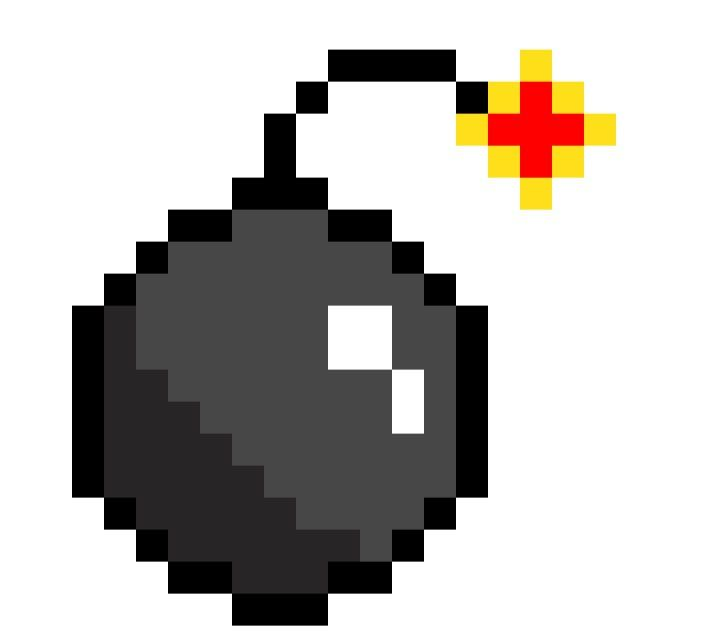
#> input picture imagen_020626212616.png, 720 x 640 px; its folder holds only this picture in this run
$ python -i preprocesamiento.py   (imports and definitions only)
#> lines starting #> are read from the running program, lines starting #| are printed output that depends on the picture; after the words box and inside, x2 and y2 are one past the last pixel; in counts of white or black regions, pixels touching at a corner belong together
### clasificador.py
import cv2
import numpy as np
from skimage.feature import hog
from sklearn.svm import SVC
from sklearn.model_selection import StratifiedKFold, cross_val_score
from sklearn.metrics import classification_report
from sklearn.preprocessing import StandardScaler
from sklearn.pipeline import Pipeline
import joblib
import os

# categorias que el modelo puede reconocer, cada una debe tener su carpeta en el dataset
CATEGORIAS = ['personaje', 'item', 'background', 'enemigo']
# tamaño fijo al que se escalan todas las imagenes antes de procesarlas
TAMAÑO = (64, 64)


# [118 lines left out: functions resize_pixel_art, extraer_features, cargar_dataset, entrenar_modelo, not called in this run]


def predecir(ruta_o_array):
    # cargar el modelo ya entrenado
    modelo = joblib.load('models/clasificador.pkl')

    if isinstance(ruta_o_array, str):
        img = cv2.imread(ruta_o_array)
    else:
        # si llega una imagen en gris (de procesar_imagen), convertir a BGR
        # porque extraer_features espera una imagen a color para el histograma HSV
        if len(ruta_o_array.shape) == 2:
            img = cv2.cvtColor(ruta_o_array, cv2.COLOR_GRAY2BGR)
        else:
            img = ruta_o_array

    descriptor = extraer_features(img)
    resultado = modelo.predict([descriptor])[0]
    probas = modelo.predict_proba([descriptor])[0]
    confianza = probas.max() * 100

    # imprimir todas las probabilidades para ver si el modelo dudo entre categorias
    clases = modelo.classes_
    for clase, prob in sorted(zip(clases, probas), key=lambda x: -x[1]):
        print(f"  {clase}: {prob*100:.1f}%")

    return resultado, confianza

# se ejecuta para entrenar por primera vez
# [2 lines that do not run on import are left out]

### preprocesamiento.py
import cv2
import numpy as np
import clasificador
from PIL import Image, ImageTk
import vectorizar

# el metodo se encarga de obtener un archivo para su procesamiento
def procesar_imagen(nombre_archivo):
    # se lee la imagen con opencv
#> called with nombre_archivo = 'imagen_020626212616.png'
    img = cv2.imread(nombre_archivo)
#> img is the input picture: shape (640, 720, 3); mean B, G, R 182.1, 185.5, 188.9
    #convierte la imagen a escala de grises
    imagen_gris = cv2.cvtColor(img, cv2.COLOR_BGR2GRAY)
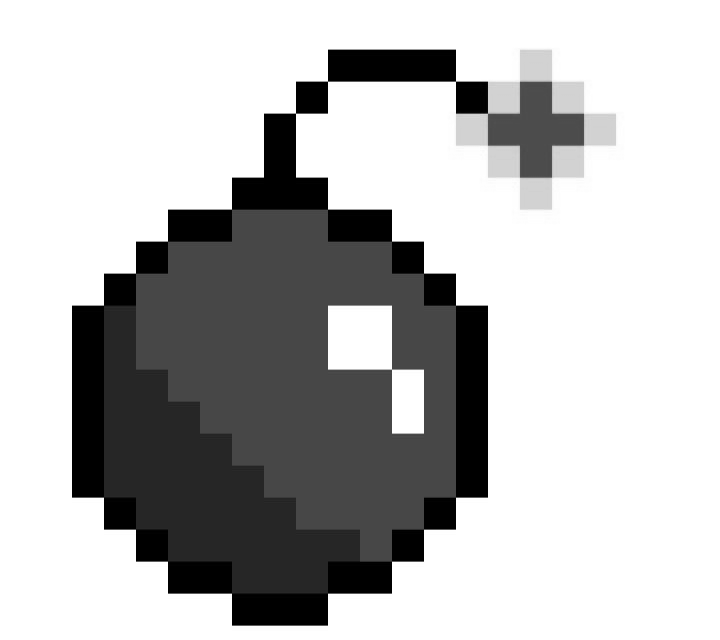
#> imagen_gris: shape (640, 720); min 0, max 255, mean 186.1
    #se le aplica un filtro gausiano para reducir el ruido
    gausiano = cv2.GaussianBlur(imagen_gris, (5, 5), 0)
    #se binariza la imagen para separar el objeto del fondo
    ret, img_binaria = cv2.threshold(gausiano, 117, 255, cv2.THRESH_BINARY)
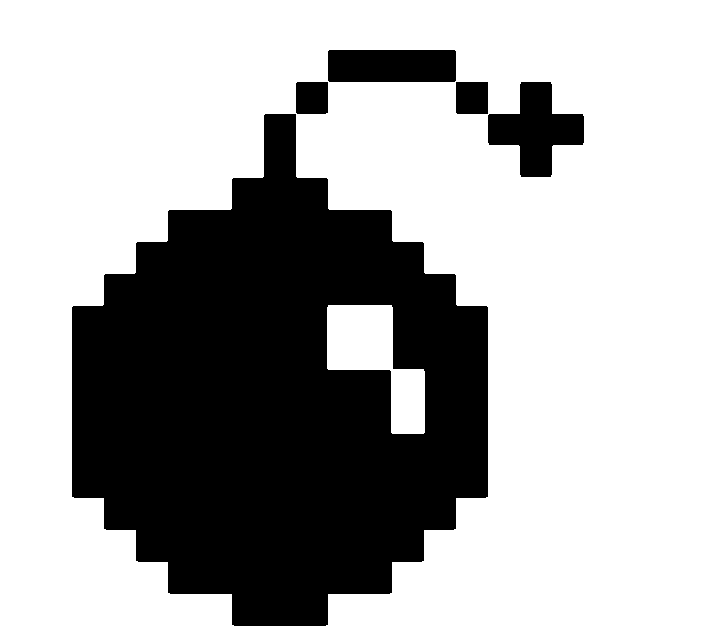
#> img_binaria: shape (640, 720); 67.9% white; 5 black regions, box (x1, y1, x2, y2) and area: (72, 114, 488, 626) 136849, (488, 82, 584, 177) 5011, (328, 50, 456, 82) 4092, (456, 82, 488, 114) 1023, (296, 82, 328, 114) 1020
    #se detectan los bordes con el algoritmo Canny
    bordes = cv2.Canny(img_binaria, 100, 200)
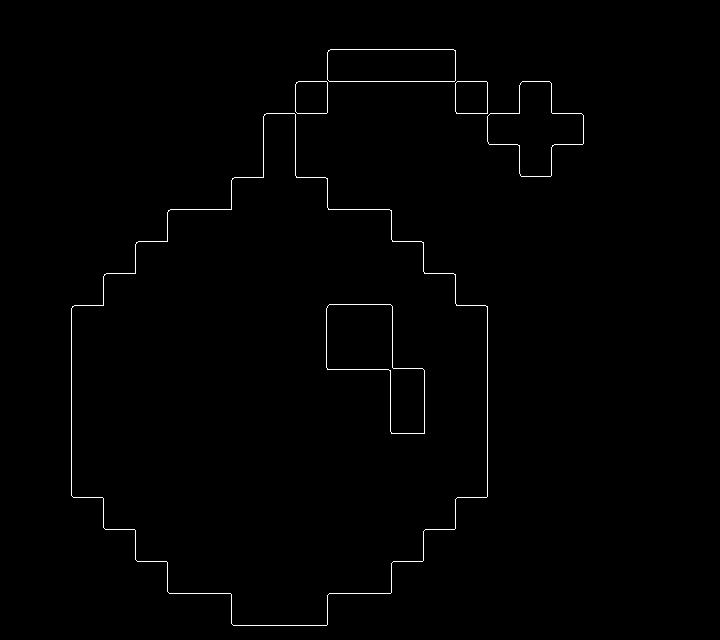
#> bordes: shape (640, 720); 0.69% white in thin lines or dots, all inside (x1, y1, x2, y2) = (71, 49, 584, 626)

    # se clasifica con el gris. LLama al clasificador entrenado
    categoria, confianza = clasificador.predecir(imagen_gris)
    print(f"Es un: {categoria} ({confianza:.1f}% de confianza)")

    #1: se dibuja un rectángulo alrededor del objeto detectado usando los bordes
    contornos, _ = cv2.findContours(bordes, cv2.RETR_EXTERNAL, cv2.CHAIN_APPROX_SIMPLE)
    # se copia la imagen original para dibujar el resultado
    img_resultado = img.copy()
    # si se encontraron contornos, se obtiene el contorno más grande (el objeto principal) y se dibuja un rectángulo rojo alrededor de él
    if contornos:
        # se combinan todos los contornos en uno solo la  box del objeto
        todos = np.vstack(contornos)
        # agarrar el contorno más grande (el objeto principal)
        x, y, w, h = cv2.boundingRect(todos)
        # se declara el color rojo para el rectángulo
        color = (0, 0, 255)
        # se dibuja el rectángulo en img_resultado, NO en img
        cv2.rectangle(img_resultado, (x, y), (x + w, y + h), color, 3)

    #2: vectorizar con los bordes
    cv2.imwrite(f"bordes_{nombre_archivo}.png", bordes)
    # Potrace es llamdo para generar el SVG
    svg = vectorizar.vectorizar(img_binaria, nombre_archivo.replace('.png', ''))


#> (the run stopped early here; a loop or call above may not have finished)

$ run again, on imagen_020626212736.png
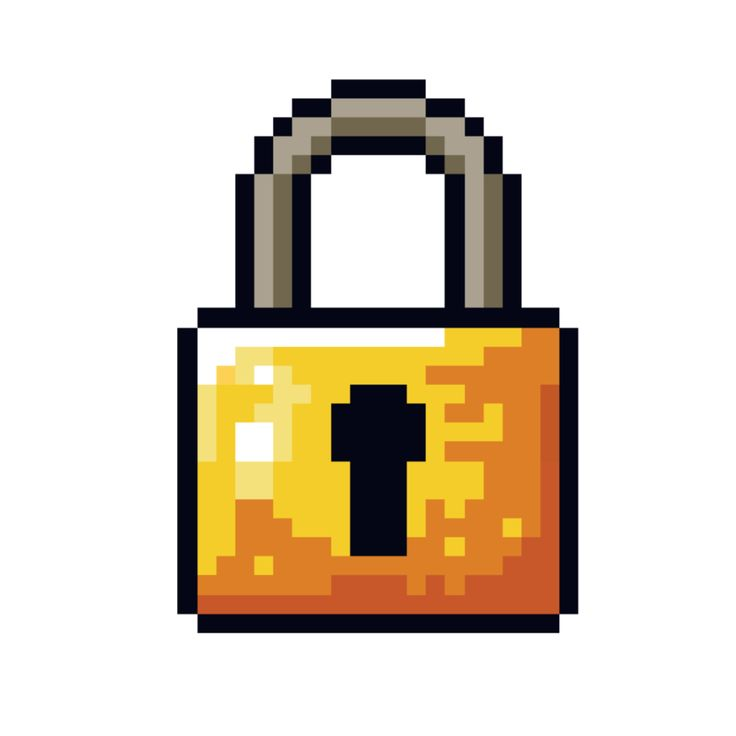
#> input picture imagen_020626212736.png, 736 x 736 px
#> in procesar_imagen, img is the input picture: shape (736, 736, 3); mean B, G, R 193.8, 210.1, 221.2
#> in procesar_imagen, `ret, img_binaria = cv2.threshold(gausiano, 117, 255, cv2.THRESH_BINARY)`:
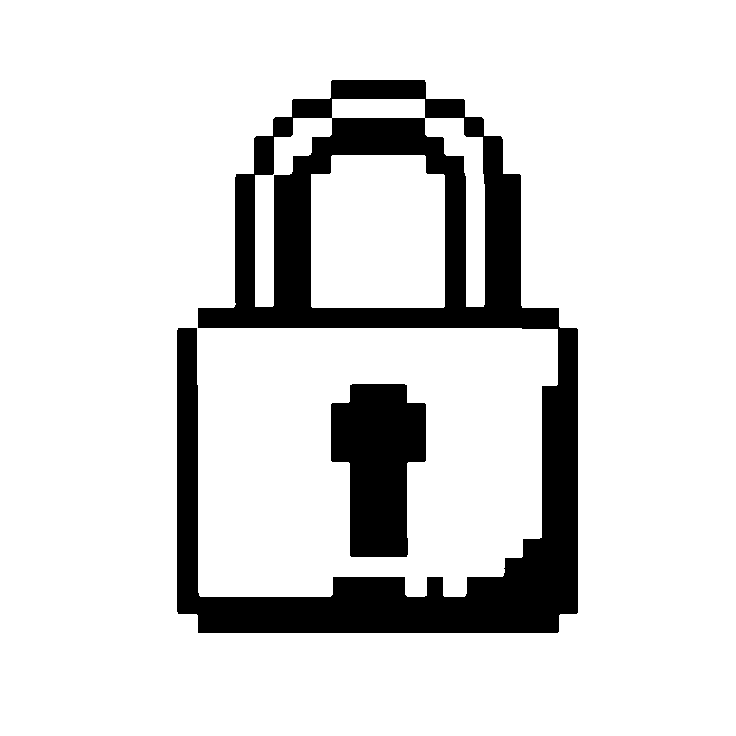
#> img_binaria: shape (736, 736); 85.6% white; 2 black regions, box (x1, y1, x2, y2) and area: (177, 80, 578, 633) 66137, (331, 384, 426, 557) 12114
#> in procesar_imagen, `bordes = cv2.Canny(img_binaria, 100, 200)`:
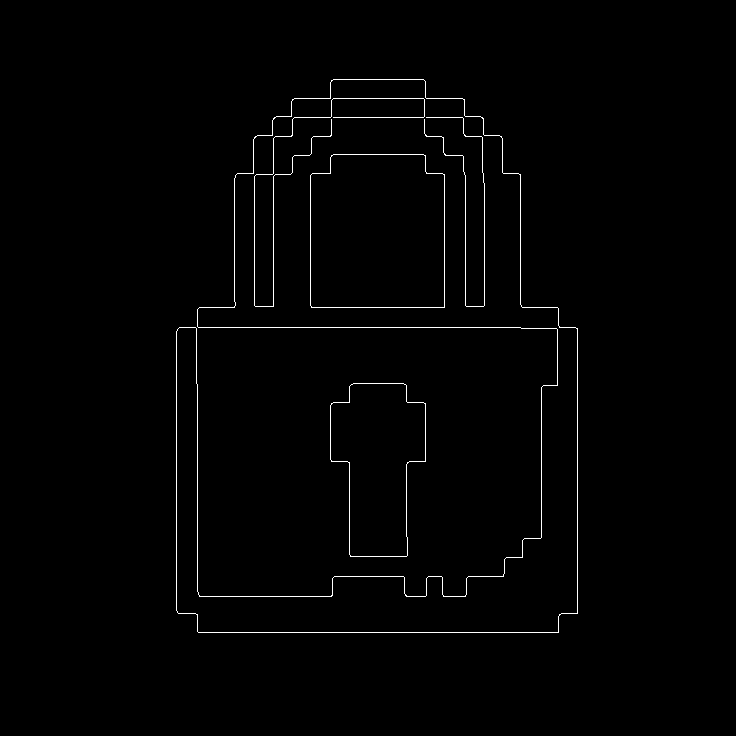
#> bordes: shape (736, 736); 1% white in thin lines or dots, all inside (x1, y1, x2, y2) = (176, 79, 578, 633)
